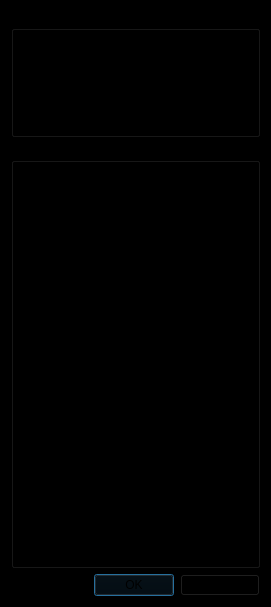
<?xml version="1.0" encoding="UTF-8"?>
<ui version="4.0">
 <class>reqMktDataGUI</class>
 <widget class="QDialog" name="reqMktDataGUI">
  <property name="enabled">
   <bool>true</bool>
  </property>
  <property name="geometry">
   <rect>
    <x>0</x>
    <y>0</y>
    <width>271</width>
    <height>607</height>
   </rect>
  </property>
  <property name="font">
   <font>
    <weight>50</weight>
    <italic>false</italic>
    <bold>false</bold>
    <strikeout>false</strikeout>
   </font>
  </property>
  <property name="windowTitle">
   <string>reqMktData</string>
  </property>
  <property name="styleSheet">
   <string notr="true">background-color: rgb(0, 0, 0);</string>
  </property>
  <layout class="QVBoxLayout" name="verticalLayout">
   <item>
    <widget class="QGroupBox" name="groupBox_4">
     <property name="title">
      <string>Market Data Request Description</string>
     </property>
     <property name="flat">
      <bool>false</bool>
     </property>
     <property name="checkable">
      <bool>false</bool>
     </property>
     <layout class="QGridLayout" name="gridLayout_4">
      <item row="0" column="0">
       <widget class="QLabel" name="label_43">
        <property name="text">
         <string>Id</string>
        </property>
       </widget>
      </item>
      <item row="0" column="1">
       <widget class="QLineEdit" name="lineEdit_43"/>
      </item>
     </layout>
    </widget>
   </item>
   <item>
    <widget class="QGroupBox" name="groupBox">
     <property name="title">
      <string>Contract Description</string>
     </property>
     <layout class="QGridLayout" name="gridLayout">
      <item row="0" column="0" colspan="2">
       <widget class="QLabel" name="label_8">
        <property name="text">
         <string>Contract Id</string>
        </property>
       </widget>
      </item>
      <item row="0" column="2" colspan="2">
       <widget class="QLineEdit" name="lineEdit"/>
      </item>
      <item row="1" column="0">
       <widget class="QLabel" name="label">
        <property name="text">
         <string>Symbol</string>
        </property>
       </widget>
      </item>
      <item row="1" column="2" colspan="2">
       <widget class="QLineEdit" name="lineEdit_2"/>
      </item>
      <item row="2" column="0">
       <widget class="QLabel" name="label_2">
        <property name="text">
         <string>Type</string>
        </property>
       </widget>
      </item>
      <item row="2" column="2" colspan="2">
       <widget class="QLineEdit" name="lineEdit_3"/>
      </item>
      <item row="3" column="0">
       <widget class="QLabel" name="label_3">
        <property name="text">
         <string>Expiry</string>
        </property>
       </widget>
      </item>
      <item row="3" column="1" colspan="3">
       <widget class="QLineEdit" name="lineEdit_4"/>
      </item>
      <item row="4" column="0">
       <widget class="QLabel" name="label_4">
        <property name="text">
         <string>Strike</string>
        </property>
       </widget>
      </item>
      <item row="4" column="1" colspan="3">
       <widget class="QLineEdit" name="lineEdit_5"/>
      </item>
      <item row="5" column="0">
       <widget class="QLabel" name="label_5">
        <property name="text">
         <string>Right</string>
        </property>
       </widget>
      </item>
      <item row="5" column="1" colspan="3">
       <widget class="QLineEdit" name="lineEdit_6"/>
      </item>
      <item row="6" column="0">
       <widget class="QLabel" name="label_6">
        <property name="text">
         <string>Multiplier</string>
        </property>
       </widget>
      </item>
      <item row="6" column="1" colspan="3">
       <widget class="QLineEdit" name="lineEdit_7"/>
      </item>
      <item row="7" column="0">
       <widget class="QLabel" name="label_7">
        <property name="text">
         <string>Exchange</string>
        </property>
       </widget>
      </item>
      <item row="7" column="1" colspan="3">
       <widget class="QLineEdit" name="lineEdit_8"/>
      </item>
      <item row="8" column="0" colspan="3">
       <widget class="QLabel" name="label_9">
        <property name="text">
         <string>Primary Exchange</string>
        </property>
       </widget>
      </item>
      <item row="8" column="3">
       <widget class="QLineEdit" name="lineEdit_9"/>
      </item>
      <item row="9" column="0">
       <widget class="QLabel" name="label_10">
        <property name="text">
         <string>Currency</string>
        </property>
       </widget>
      </item>
      <item row="10" column="0">
       <widget class="QLabel" name="label_11">
        <property name="text">
         <string>Local Symbol</string>
        </property>
       </widget>
      </item>
      <item row="11" column="0">
       <widget class="QLabel" name="label_12">
        <property name="text">
         <string>include Expired</string>
        </property>
       </widget>
      </item>
      <item row="12" column="0">
       <widget class="QLabel" name="label_13">
        <property name="text">
         <string>Generic Tick Tags</string>
        </property>
       </widget>
      </item>
      <item row="13" column="0">
       <widget class="QLabel" name="label_14">
        <property name="text">
         <string>Snapshot</string>
        </property>
       </widget>
      </item>
      <item row="9" column="1" colspan="3">
       <widget class="QLineEdit" name="lineEdit_10"/>
      </item>
      <item row="10" column="1" colspan="3">
       <widget class="QLineEdit" name="lineEdit_11"/>
      </item>
      <item row="11" column="1" colspan="3">
       <widget class="QLineEdit" name="lineEdit_12"/>
      </item>
      <item row="12" column="1" colspan="3">
       <widget class="QLineEdit" name="lineEdit_13"/>
      </item>
      <item row="13" column="2" colspan="2">
       <widget class="QCheckBox" name="checkBox">
        <property name="text">
         <string>CheckBox</string>
        </property>
       </widget>
      </item>
     </layout>
     <zorder>label</zorder>
     <zorder>label_2</zorder>
     <zorder>label_3</zorder>
     <zorder>label_4</zorder>
     <zorder>label_5</zorder>
     <zorder>label_6</zorder>
     <zorder>label_7</zorder>
     <zorder>lineEdit_2</zorder>
     <zorder>lineEdit_3</zorder>
     <zorder>lineEdit_4</zorder>
     <zorder>lineEdit_5</zorder>
     <zorder>lineEdit_6</zorder>
     <zorder>lineEdit_7</zorder>
     <zorder>lineEdit_8</zorder>
     <zorder>label_9</zorder>
     <zorder>lineEdit_9</zorder>
     <zorder>label_10</zorder>
     <zorder>label_11</zorder>
     <zorder>label_14</zorder>
     <zorder>label_12</zorder>
     <zorder>label_13</zorder>
     <zorder>lineEdit_10</zorder>
     <zorder>lineEdit_11</zorder>
     <zorder>lineEdit_12</zorder>
     <zorder>lineEdit_13</zorder>
     <zorder>label_8</zorder>
     <zorder>lineEdit</zorder>
     <zorder>checkBox</zorder>
    </widget>
   </item>
   <item>
    <widget class="QDialogButtonBox" name="buttonBox">
     <property name="orientation">
      <enum>Qt::Horizontal</enum>
     </property>
     <property name="standardButtons">
      <set>QDialogButtonBox::Cancel|QDialogButtonBox::Ok</set>
     </property>
    </widget>
   </item>
  </layout>
 </widget>
 <resources/>
 <connections>
  <connection>
   <sender>buttonBox</sender>
   <signal>accepted()</signal>
   <receiver>reqMktDataGUI</receiver>
   <slot>accept()</slot>
   <hints>
    <hint type="sourcelabel">
     <x>248</x>
     <y>254</y>
    </hint>
    <hint type="destinationlabel">
     <x>157</x>
     <y>274</y>
    </hint>
   </hints>
  </connection>
  <connection>
   <sender>buttonBox</sender>
   <signal>rejected()</signal>
   <receiver>reqMktDataGUI</receiver>
   <slot>reject()</slot>
   <hints>
    <hint type="sourcelabel">
     <x>316</x>
     <y>260</y>
    </hint>
    <hint type="destinationlabel">
     <x>286</x>
     <y>274</y>
    </hint>
   </hints>
  </connection>
 </connections>
</ui>
